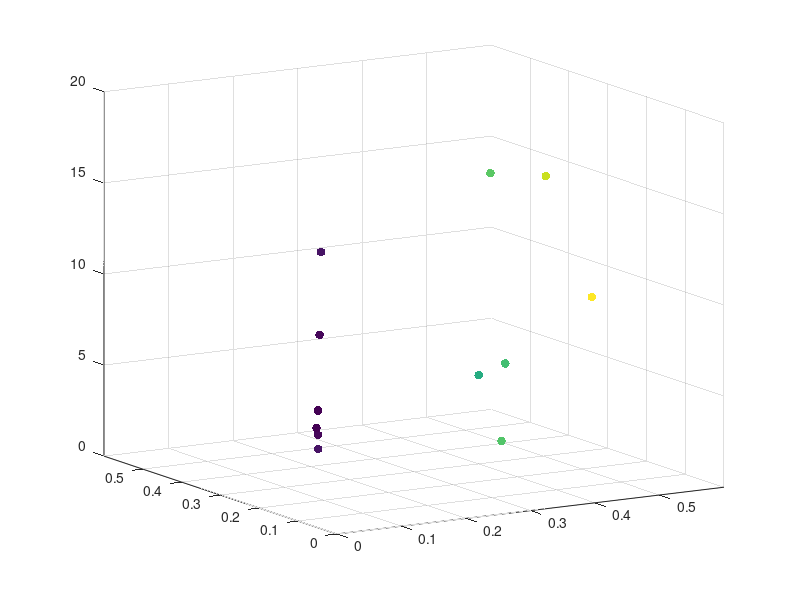

Reproduce this figure in MATLAB. (Note: this script raises an error after producing the figure.)
clear all; close all; clc;
                              
g_R = [7.21e-02, 3.76e-01, 6.11e-02, 6.70e-02, 5.99e-02, 3.47e-01, 5.53e-02, 4.77e-01,...
       3.18e-01, 3.06e-01, 5.56e-02, 4.02e-01]';
g_L = [1.68e-01, 2.01e-01, 1.54e-01, 1.60e-01, 1.48e-01, 1.43e-01, 1.36e-01, 1.36e-01,...
       1.33e-01, 1.43e-01, 1.33e-01, 1.30e-01]';
tau = [3.16e+00, 2.07e+00, 4.46e+00, 4.02e+00, 5.47e+00, 6.86e+00, 9.73e+00, 1.00e+01,...
       1.75e+01, 6.39e+00, 1.43e+01, 1.70e+01]';
loss = [71362.52, 396321.7, 47154.11, 54111.12, 45792.49, 381327.1, 57610.64,...
       525680, 402833.7, 338582.2, 68494.58, 483741.1]';

figure;
scatter3(g_R, g_L, tau, 40, loss, 'filled')    % draw the scatter plot
% 40 is marker size
% Loss is marker colour
axis([0 0.6 0 0.6 0 20])
view(-31,14);
ax = gca;
ax.FontSize = 10;
xlabel('Maximal RE GABA conductance');
ylabel('Maximal LTS GABA conductance');
zlabel('GABA synaptic time constant');
title('Located Minimums of Baseline Objective Function');
cb = colorbar; % create and label the colorbar
cb.Label.String = 'Loss';

g_R_SFAO = [1.66e-01, 2.14e-01, 1.32e-01, 3.60e-01, 7.83e-02, 1.86e-01, 1.26e-01, 1.65e-01,...
    1.52e-01, 4.05e-01, 2.72e-01, 5.57e-01]';
g_L_SFAO = [4.81e-01, 5.35e-01, 4.79e-01, 4.59e-01, 4.93e-01, 4.47e-01, 4.62e-01, 5.71e-01,...
    5.71e-01, 5.11e-01, 4.51e-01, 4.52e-01]';
tau_SFAO = [9.40e+00, 6.01e+00, 9.62e+00, 1.27e+01, 8.09e+00, 1.60e+01, 1.26e+01, 4.75e+00,...
    7.06e+00, 7.06e+00, 1.46e+01, 1.47e+01]';
loss_SFAO = [99321.46, 358640, 104142.2, 179414.9, 211997.1, 49534.01, 81689.39, 655580.5,...
    4151277, 307471.6, 150515.6, 291367.1]';

figure;
scatter3(g_R_SFAO, g_L_SFAO, tau_SFAO, 40, loss_SFAO, 'filled')    % draw the scatter plot
% 40 is marker size
% Loss is marker colour
axis([0 0.6 0 0.6 0 20])
view(-31,14);
ax = gca;
ax.FontSize = 10;
xlabel('Maximal RE GABA conductance');
ylabel('Maximal LTS GABA conductance');
zlabel('GABA synaptic time constant');
title({'Located Minimums of Strong Frontal Alpha Oscillations', 'Objective Function'});
cb = colorbar; % create and label the colorbar
cb.Label.String = 'Loss';